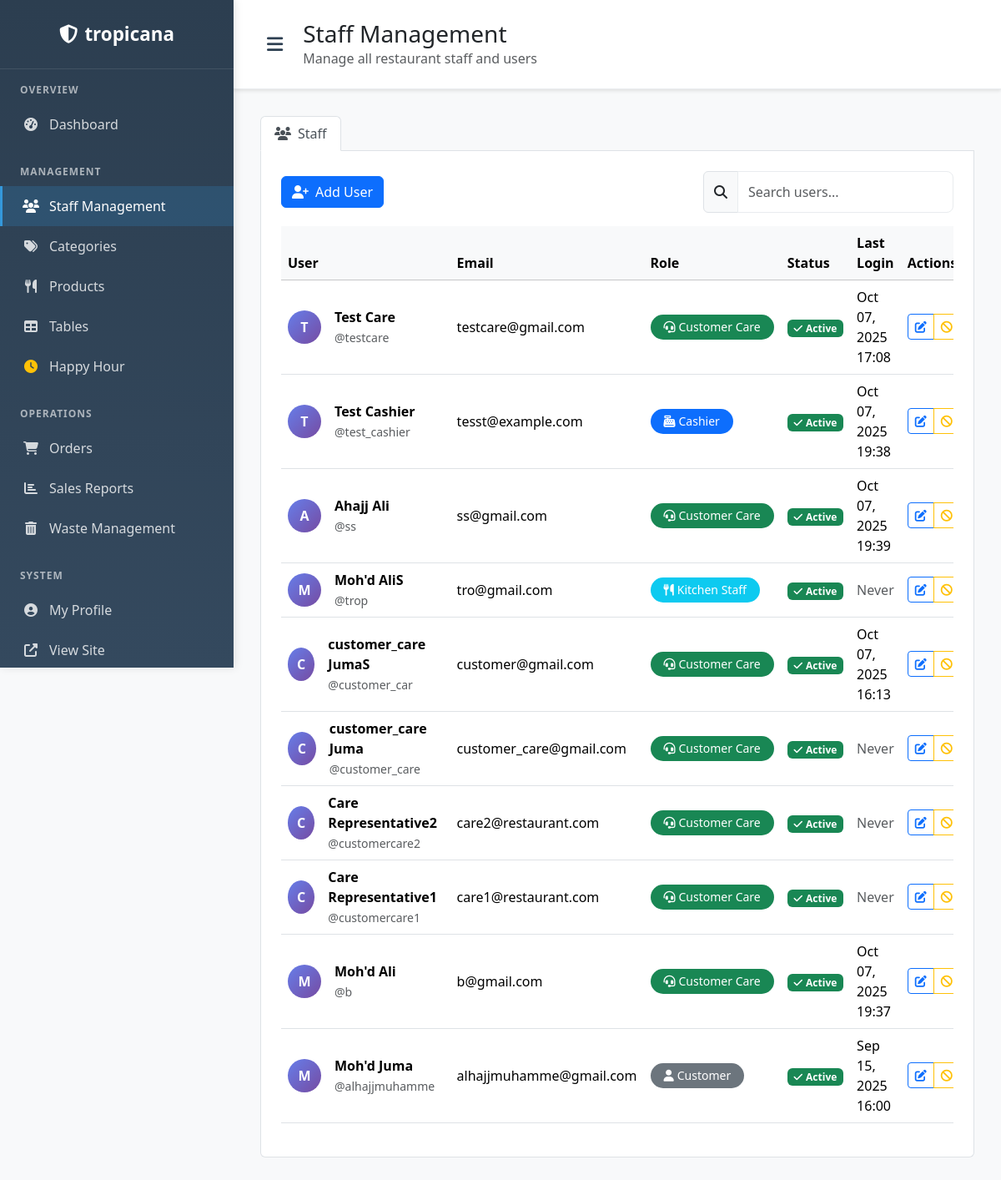
Screenshot of /admin-panel/users/ (signed in) with the database file from the repository.
### accounts/models.py (models this page shows, shortened)
class User(AbstractUser):
    role = models.ForeignKey(Role, on_delete=models.CASCADE, null=True, blank=True)
    owner = models.ForeignKey('self', on_delete=models.CASCADE, null=True, blank=True,
                             related_name='owned_users', limit_choices_to={'role__name': 'owner'})
    restaurant_name = models.CharField(max_length=200, blank=True,
                                     help_text="Name of the restaurant (for owners only)")
    restaurant_description = models.TextField(blank=True,
                                            help_text="Description of the restaurant (for owners only)")
    restaurant_qr_code = models.CharField(max_length=50, unique=True, blank=True, null=True,
                                        help_text="Unique QR code for restaurant access")
    phone_number = models.CharField(max_length=15, blank=True)
    address = models.TextField(blank=True)
    is_active_staff = models.BooleanField(default=True)
    created_at = models.DateTimeField(auto_now_add=True)
    updated_at = models.DateTimeField(auto_now=True)
    def is_administrator(self):
        return self.role and self.role.name == 'administrator'
    def is_owner(self):
        return self.role and self.role.name == 'owner'
    def is_customer_care(self):
        return self.role and self.role.name == 'customer_care'
    def is_kitchen_staff(self):
        return self.role and self.role.name == 'kitchen'
    def is_cashier(self):
        return self.role and self.role.name == 'cashier'
    def is_customer(self):
        return self.role and self.role.name == 'customer'
    def get_owner(self):
        if self.is_owner():
            return self
        return self.owner
    def get_restaurant_name(self, request=None):
        owner = self.get_owner()
        return owner.restaurant_name if owner else "Unknown Restaurant"

### admin_panel/views.py (the view)
# urls.py: path('users/', views.manage_users, name='manage_users'),
@login_required
def manage_users(request):
    if not (request.user.is_administrator() or request.user.is_owner()):
        messages.error(request, "Access denied. Administrator/Owner privileges required.")
        return redirect('restaurant:home')
    try:
        owner_filter = get_owner_filter(request.user)
        if owner_filter:
            users = User.objects.filter(
                owner=owner_filter
            ).order_by('-date_joined')
            roles = Role.objects.exclude(name='administrator')
        else:
            users = User.objects.all().order_by('-date_joined')
            roles = Role.objects.all()
    except PermissionDenied:
        messages.error(request, 'You are not associated with any restaurant.')
        return redirect('restaurant:home')
    context = {
        'users': users,
        'roles': roles,
        'is_owner_access': request.user.is_owner() and not request.user.is_administrator(),
        'restaurant_name': request.user.get_restaurant_name() if not request.user.is_administrator() else "All Restaurants",
    }
    return render(request, 'admin_panel/manage_users.html', context)

### templates/admin_panel/manage_users.html (shortened to what this page needs)
{% extends 'admin_panel/base.html' %}
{% block page_title %}{% if is_owner_access %}Staff Management{% else %}Users & Roles{% endif %}{% endblock %}
{% block page_description %}{% if is_owner_access %}Manage all restaurant staff and users{% else %}Manage system users and role permissions{% endif %}{% endblock %}
{% block content %}
<ul class="nav nav-tabs" id="userRoleTabs" role="tablist">
    <li class="nav-item" role="presentation">
        <button class="nav-link active" id="users-tab" data-bs-toggle="tab" data-bs-target="#users" type="button" role="tab" aria-controls="users" aria-selected="true">
            <i class="fas fa-users me-2"></i>{% if is_owner_access %}Staff{% else %}Users{% endif %}
        </button>
    </li>
</ul>
<div class="tab-content" id="userRoleTabContent">
    <div class="tab-pane fade show active" id="users" role="tabpanel" aria-labelledby="users-tab">
        <div class="d-flex justify-content-between align-items-center mb-3">
            <button class="btn btn-primary" data-bs-toggle="modal" data-bs-target="#addUserModal">
                <i class="fas fa-user-plus me-2"></i>Add User
            </button>
            <div class="input-group" style="width: 300px;">
                <span class="input-group-text"><i class="fas fa-search"></i></span>
                <input type="text" class="form-control" placeholder="Search users..." id="userSearchInput">
            </div>
        </div>
        <div class="table-responsive">
            <table class="table table-hover align-middle">
                <thead class="table-light">
                    <tr>
                        <th>User</th>
                        <th>Email</th>
                        <th>Role</th>
                        <th>Status</th>
                        <th>Last Login</th>
                        <th>Actions</th>
                    </tr>
                </thead>
                <tbody id="usersTableBody">
                    {% for user in users %}
                    <tr>
                        <td>
                            <div class="d-flex align-items-center">
                                <div class="user-avatar me-3">
                                    {{ user.first_name|first|default:user.username|first|upper }}
                                </div>
                                <div>
                                    <div class="fw-semibold">{{ user.get_full_name|default:user.username }}</div>
                                    <small class="text-muted">@{{ user.username }}</small>
                                </div>
                            </div>
                        </td>
                        <td>{{ user.email }}</td>
                        <td>
                            <span class="badge role-badge bg-{% if user.is_superuser %}danger{% elif user.is_owner %}warning{% elif user.is_kitchen_staff %}info{% elif user.is_customer_care %}success{% elif user.is_cashier %}primary{% else %}secondary{% endif %}">
                                {% if user.is_superuser %}
                                    <i class="fas fa-crown me-1"></i>Super Admin
                                {% elif user.is_owner %}
                                    <i class="fas fa-store me-1"></i>Owner
                                {% elif user.is_kitchen_staff %}
                                    <i class="fas fa-utensils me-1"></i>Kitchen Staff
                                {% elif user.is_customer_care %}
                                    <i class="fas fa-headset me-1"></i>Customer Care
                                {% elif user.is_cashier %}
                                    <i class="fas fa-cash-register me-1"></i>Cashier
                                {% else %}
                                    <i class="fas fa-user me-1"></i>Customer
                                {% endif %}
                            </span>
                        </td>
                        <td>
                            {% if user.is_active %}
                                <span class="badge bg-success">
                                    <i class="fas fa-check me-1"></i>Active
                                </span>
                            {% else %}
                                <span class="badge bg-danger">
                                    <i class="fas fa-times me-1"></i>Inactive
                                </span>
                            {% endif %}
                        </td>
                        <td>
                            {% if user.last_login %}
                                {{ user.last_login|date:"M d, Y H:i" }}
                            {% else %}
                                <span class="text-muted">Never</span>
                            {% endif %}
                        </td>
                        <td>
                            <div class="btn-group" role="group">
                                <button class="btn btn-sm btn-outline-primary edit-user-btn" data-user-id="{{ user.id }}" title="Edit User">
                                    <i class="fas fa-edit"></i>
                                </button>
                                {% if user.is_active %}
                                <button class="btn btn-sm btn-outline-warning toggle-user-btn" data-user-id="{{ user.id }}" data-action="deactivate" title="Deactivate">
                                    <i class="fas fa-ban"></i>
                                </button>
                                {% else %}
                                <button class="btn btn-sm btn-outline-success toggle-user-btn" data-user-id="{{ user.id }}" data-action="activate" title="Activate">
                                    <i class="fas fa-check"></i>
                                </button>
                                {% endif %}
                            </div>
                        </td>
                    </tr>
                    {% endfor %}
                </tbody>
            </table>
        </div>
    </div>
</div>
{% endblock %}

### templates/admin_panel/base.html (shortened to what this page needs)
<!DOCTYPE html>
<html lang="en">
<head>
    <link href="https://cdn.jsdelivr.net/npm/bootstrap@5.3.2/dist/css/bootstrap.min.css" rel="stylesheet">
    <link href="https://cdn.jsdelivr.net/npm/bootstrap-icons@1.11.1/font/bootstrap-icons.css" rel="stylesheet">
    <link href="https://cdnjs.cloudflare.com/ajax/libs/font-awesome/6.4.0/css/all.min.css" rel="stylesheet">
</head>
<body>
    <div class="d-flex">
        <nav class="sidebar" id="sidebar">
            <div class="sidebar-header">
                <a href="{% url 'admin_panel:admin_dashboard' %}" class="sidebar-brand">
                    <i class="fas fa-shield-alt"></i>
                    <span class="restaurant-text">
                        {% if user.is_owner and user.restaurant_name %}
                            {{ user.restaurant_name }}
                        {% else %}
                            Admin Panel
                        {% endif %}
                    </span>
                </a>
            </div>
            <div class="sidebar-nav">
                <div class="nav-section">
                    <div class="nav-section-title">Overview</div>
                    <a class="nav-link {% if request.resolver_match.url_name == 'admin_dashboard' %}active{% endif %}" href="{% url 'admin_panel:admin_dashboard' %}" data-tooltip="Dashboard">
                        <i class="fas fa-tachometer-alt"></i>
                        <span>Dashboard</span>
                    </a>
                </div>
                <div class="nav-section">
                    <div class="nav-section-title">Management</div>
                    <a class="nav-link {% if request.resolver_match.url_name == 'manage_users' %}active{% endif %}" href="{% url 'admin_panel:manage_users' %}" data-tooltip="{% if user.is_owner and not user.is_administrator %}Staff Management{% else %}Users & Roles{% endif %}">
                        <i class="fas fa-users"></i>
                        <span>{% if user.is_owner and not user.is_administrator %}Staff Management{% else %}Users & Roles{% endif %}</span>
                    </a>
                    <a class="nav-link {% if request.resolver_match.url_name == 'manage_categories' %}active{% endif %}" href="{% url 'admin_panel:manage_categories' %}" data-tooltip="Categories">
                        <i class="fas fa-tags"></i>
                        <span>Categories</span>
                    </a>
                    <a class="nav-link {% if request.resolver_match.url_name == 'manage_products' %}active{% endif %}" href="{% url 'admin_panel:manage_products' %}" data-tooltip="Products">
                        <i class="fas fa-utensils"></i>
                        <span>Products</span>
                    </a>
                    <a class="nav-link {% if request.resolver_match.url_name == 'manage_tables' %}active{% endif %}" href="{% url 'admin_panel:manage_tables' %}" data-tooltip="Tables">
                        <i class="fas fa-table"></i>
                        <span>Tables</span>
                    </a>
                    {% if user.is_owner %}
                    <a class="nav-link {% if request.resolver_match.namespace == 'restaurant' and 'promotion' in request.resolver_match.url_name %}active{% endif %}" href="{% url 'restaurant:manage_promotions' %}" data-tooltip="Happy Hour">
                        <i class="fas fa-clock text-warning"></i>
                        <span>Happy Hour</span>
                    </a>
                    {% endif %}
                </div>
                <div class="nav-section">
                    <div class="nav-section-title">Operations</div>
                    <a class="nav-link {% if request.resolver_match.url_name == 'manage_orders' %}active{% endif %}" href="{% url 'admin_panel:manage_orders' %}" data-tooltip="Orders">
                        <i class="fas fa-shopping-cart"></i>
                        <span>Orders</span>
                    </a>
                    <a class="nav-link {% if request.resolver_match.namespace == 'reports' %}active{% endif %}" href="{% url 'reports:dashboard' %}" data-tooltip="Sales Reports">
                        <i class="fas fa-chart-bar"></i>
                        <span>Sales Reports</span>
                    </a>
                    {% if user.is_owner or user.is_administrator %}
                    <a class="nav-link " href="{% url 'waste_management:dashboard' %}" data-tooltip="{% if user.is_administrator %}System Waste Reports{% else %}Waste Management{% endif %}">
                        <i class="fas fa-trash-alt"></i>
                        <span>{% if user.is_administrator %}System Waste Reports{% else %}Waste Management{% endif %}</span>
                    </a>
                    {% elif user.is_cashier %}
                    <a class="nav-link {% if request.resolver_match.namespace == 'waste_management' %}active{% endif %}" href="{% url 'waste_management:cashier_record' %}" data-tooltip="Record Waste">
                        <i class="fas fa-trash-alt"></i>
                        <span>Record Waste</span>
                    </a>
                    {% endif %}
                </div>
                <div class="nav-section">
                    <div class="nav-section-title">System</div>
                    <a class="nav-link {% if request.resolver_match.url_name == 'profile' %}active{% endif %}" href="{% url 'admin_panel:profile' %}" data-tooltip="My Profile">
                        <i class="fas fa-user-circle"></i>
                        <span>My Profile</span>
                    </a>
                    <a class="nav-link" href="{% url 'restaurant:home' %}" data-tooltip="View Site">
                        <i class="fas fa-external-link-alt"></i>
                        <span>View Site</span>
                    </a>
                </div>
            </div>
        </nav>
        <div class="main-content">
            <div class="content-header">
                <div class="d-flex justify-content-between align-items-center">
                    <div class="d-flex align-items-center">
                        <button class="btn btn-link text-primary p-2 me-3" id="sidebarToggle" style="border: none; box-shadow: none;">
                            <i class="fas fa-bars fa-lg"></i>
                        </button>
                        <div>
                            <h1 class="h3 mb-0 font-weight-bold">{% block page_title %}Dashboard{% endblock %}</h1>
                            <p class="text-muted mb-0">{% block page_description %}Overview of your restaurant system{% endblock %}</p>
                        </div>
                    </div>
                </div>
            </div>
            <div class="content-wrapper">
                {% block content %}{% endblock %}
            </div>
        </div>
    </div>
</body>
</html>

### rows the page displays
User: restaurant_name "tropicana"
User: first_name|first "T", get_full_name "Test Care", username "testcare", email "testcare@gmail.com", is_superuser False (drawn), is_active True (drawn), last_login "Oct 07, 2025 17:08"
User: first_name|first "T", get_full_name "Test Cashier", username "test_cashier", email "tesst@example.com", is_superuser False (drawn), is_active True (drawn), last_login "Oct 07, 2025 19:38"
User: first_name|first "A", get_full_name "Ahajj Ali", username "ss", email "ss@gmail.com", is_superuser False (drawn), is_active True (drawn), last_login "Oct 07, 2025 19:39"
User: first_name|first "M", get_full_name "Moh'd AliS", username "trop", email "tro@gmail.com", is_superuser False (drawn), is_active True (drawn), shows "Never"
User: first_name|first "C", get_full_name "customer_care JumaS", username "customer_car", email "customer@gmail.com", is_superuser False (drawn), is_active True (drawn), last_login "Oct 07, 2025 16:13"
User: first_name|first "C", get_full_name "customer_care Juma", username "customer_care", email "customer_care@gmail.com", is_superuser False (drawn), is_active True (drawn), shows "Never"
User: first_name|first "C", get_full_name "Care Representative2", username "customercare2", email "care2@restaurant.com", is_superuser False (drawn), is_active True (drawn), shows "Never"
User: first_name|first "C", get_full_name "Care Representative1", username "customercare1", email "care1@restaurant.com", is_superuser False (drawn), is_active True (drawn), shows "Never"
User: first_name|first "M", get_full_name "Moh'd Ali", username "b", email "b@gmail.com", is_superuser False (drawn), is_active True (drawn), last_login "Oct 07, 2025 19:37"
User: first_name|first "M", get_full_name "Moh'd Juma", username "alhajjmuhamme", email "alhajjmuhamme@gmail.com", is_superuser False (drawn), is_active True (drawn), last_login "Sep 15, 2025 16:00"
